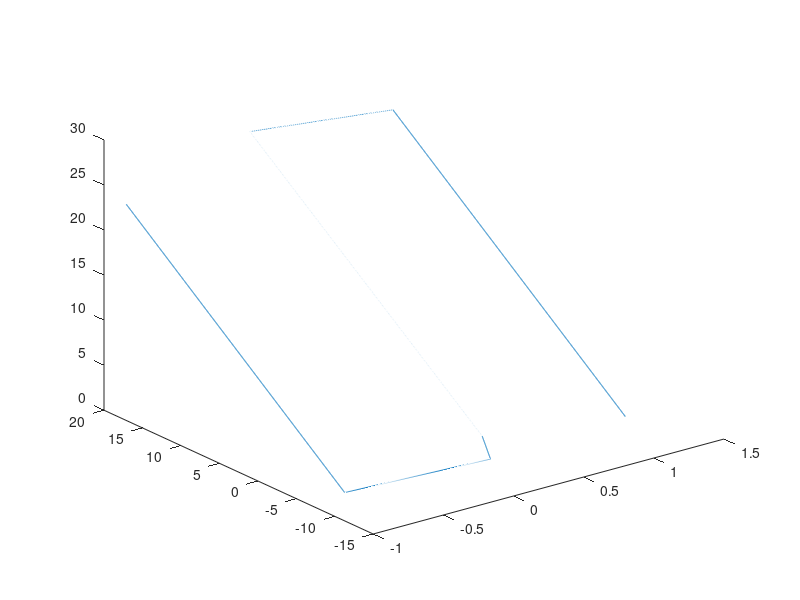

Reproduce this figure in MATLAB. (Note: this script raises an error after producing the figure.)
turbine_x=dlmread('Data/Point_to_View_Trajectory/mp_d1cm_interp_x.txt');
turbine_y=dlmread('Data/Point_to_View_Trajectory/mp_d1cm_interp_y.txt');
turbine_z=dlmread('Data/Point_to_View_Trajectory/mp_d1cm_interp_z.txt');


turbine_nx=dlmread('Data/normals/nx_inter.txt');
turbine_ny=dlmread('Data/normals/ny_inter.txt');
turbine_nz=dlmread('Data/normals/nz_inter.txt');







turbine_y=turbine_y+22;
turbine_x=turbine_x+80;
turbine_z=turbine_z-72;

length(turbine_z)
point=28800;

plot3(turbine_x(point:end),turbine_y(point:end),turbine_z(point:end))




scaling_xy=5;
scaling_z=12;








blade_x=turbine_y(point:end)/scaling_xy;
blade_y=turbine_x(point:end)/scaling_xy;
blade_z=turbine_z(point:end)/scaling_z;


blade_nx=turbine_ny(point:end);
blade_ny=turbine_nx(point:end);
blade_nz=turbine_nz(point:end);






add_x=[0:0.01:2];
add_x(:)=blade_x(1);
add_y=[0:0.01:2];
add_x(:)=blade_y(1);


add_z=[0:0.01:2];


add_nx=[0:0.01:2];
add_ny=[0:0.01:2];
add_nz=[0:0.01:2];

writematrix(blade_x, "blade_x_t.txt");
writematrix(blade_y, "blade_y_t.txt");
writematrix(blade_z, "blade_z_t.txt");


writematrix(blade_nx, "blade_nx_t.txt");
writematrix(blade_ny, "blade_ny_t.txt");
writematrix(blade_nz, "blade_nz_t.txt");



max_x=max(abs(blade_x));
max_y=max(abs(blade_y));
max_z=max(abs(blade_z));
